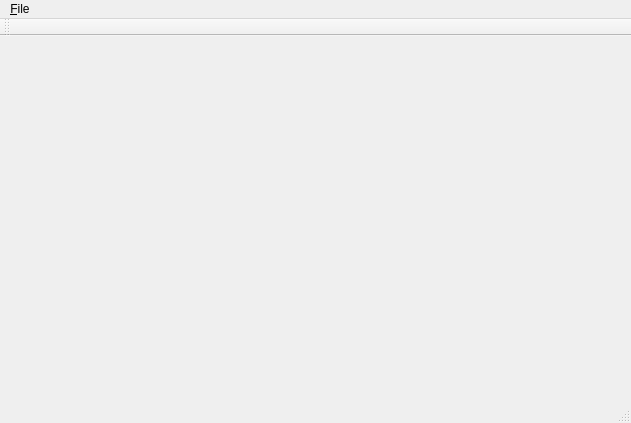
<?xml version="1.0" encoding="UTF-8"?>
<ui version="4.0">
 <class>DDMWindow</class>
 <widget class="QMainWindow" name="DDMWindow">
  <property name="geometry">
   <rect>
    <x>0</x>
    <y>0</y>
    <width>631</width>
    <height>423</height>
   </rect>
  </property>
  <property name="windowTitle">
   <string>DDMWindow</string>
  </property>
  <widget class="QWidget" name="centralWidget"/>
  <widget class="QMenuBar" name="menuBar">
   <property name="geometry">
    <rect>
     <x>0</x>
     <y>0</y>
     <width>631</width>
     <height>21</height>
    </rect>
   </property>
   <widget class="QMenu" name="menu_File">
    <property name="title">
     <string>&amp;File</string>
    </property>
    <addaction name="action_Open"/>
    <addaction name="action_Preprocess"/>
    <addaction name="actionPreproces_EARDMS"/>
    <addaction name="actionPreprocess_Binnary"/>
   </widget>
   <addaction name="menu_File"/>
  </widget>
  <widget class="QToolBar" name="mainToolBar">
   <attribute name="toolBarArea">
    <enum>TopToolBarArea</enum>
   </attribute>
   <attribute name="toolBarBreak">
    <bool>false</bool>
   </attribute>
  </widget>
  <widget class="QStatusBar" name="statusBar"/>
  <action name="action_Open">
   <property name="text">
    <string>&amp;Open</string>
   </property>
  </action>
  <action name="action_Preprocess">
   <property name="text">
    <string>&amp;Preprocess</string>
   </property>
  </action>
  <action name="actionPreproces_EARDMS">
   <property name="text">
    <string>Preproces&amp;EARDMS</string>
   </property>
  </action>
  <action name="actionPreprocess_Binnary">
   <property name="text">
    <string>Preprocess&amp;Binary</string>
   </property>
  </action>
 </widget>
 <layoutdefault spacing="6" margin="11"/>
 <resources/>
 <connections/>
</ui>
